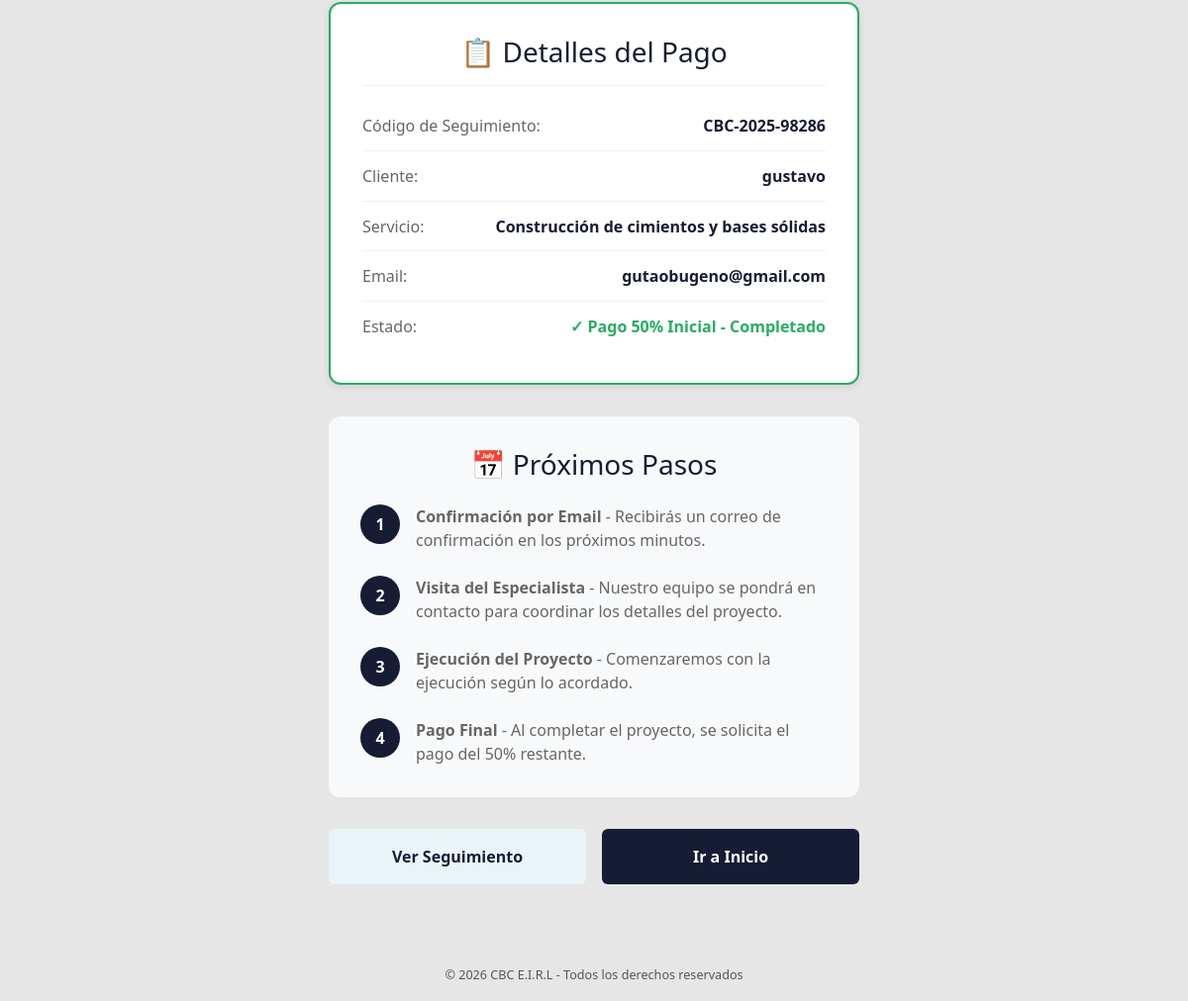
Page /seguimiento/CBC-2025-98286/pago-completado/ (lower part) on the earlier database version.
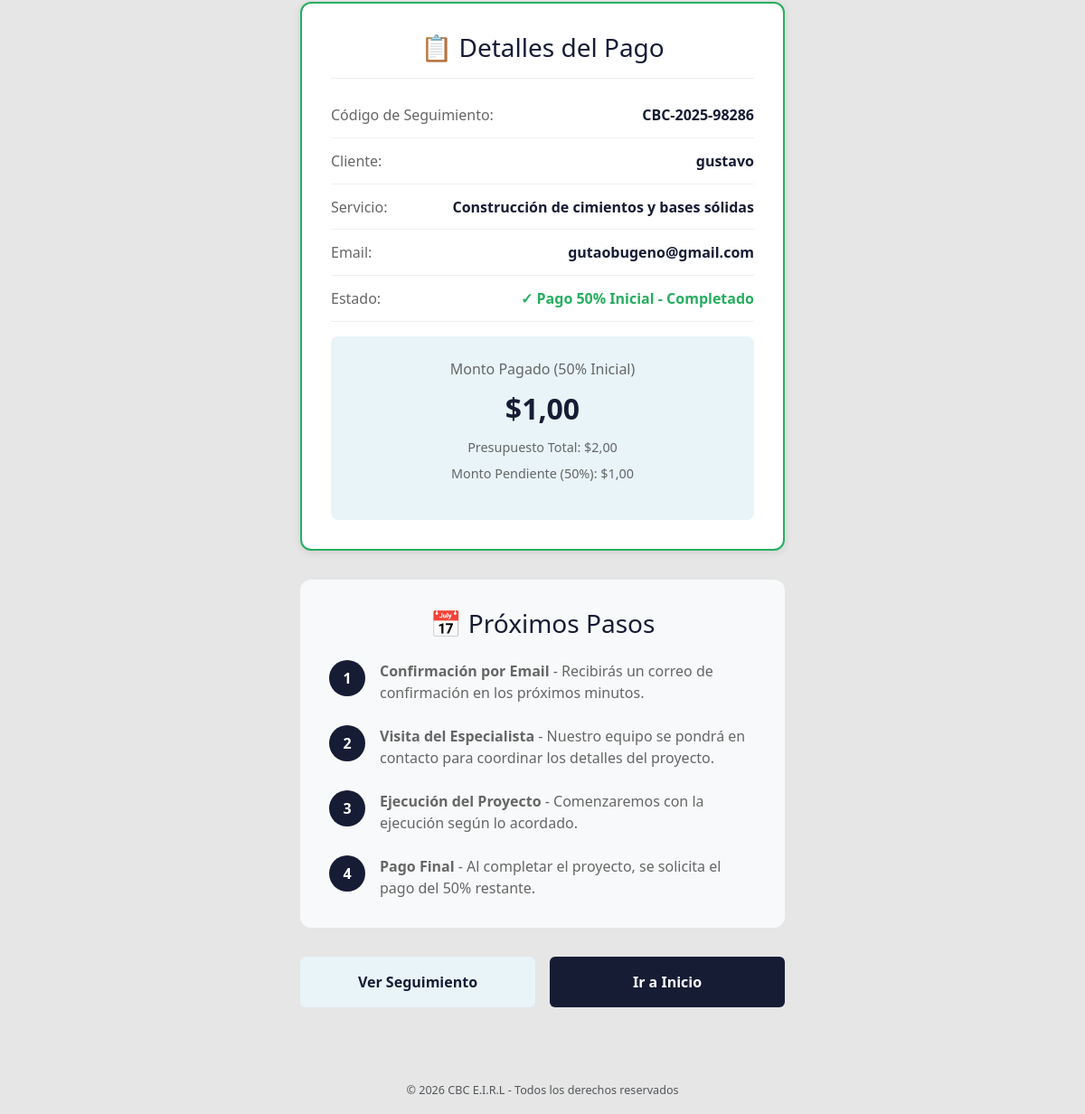
Same page on the later database version.
### core/models.py (models this page shows, shortened)
class Presupuesto(models.Model):
    solicitud = models.OneToOneField(
        SolicitudInformacion,
        on_delete=models.CASCADE,
        related_name='presupuesto'
    )
    archivo = models.FileField(upload_to='presupuestos/', null=True, blank=True)
    fecha = models.DateField(auto_now_add=True)
    total = models.DecimalField(max_digits=12, decimal_places=2, null=True, blank=True)

### core/views.py (the view)
# urls.py: path('seguimiento/<str:codigo>/pago-completado/', views.pago_completado, name='pago_completado'),
def pago_completado(request, codigo):
    solicitud = get_object_or_404(SolicitudInformacion, codigo_seguimiento=codigo)
    presupuesto = getattr(solicitud, 'presupuesto', None)
    monto_inicial = presupuesto.total / 2 if presupuesto and presupuesto.total else 0
    return render(request, "pago_completado.html", {
        "solicitud": solicitud,
        "presupuesto": presupuesto,
        "monto_inicial": monto_inicial
    })

### templates/pago_completado.html (shortened to what this page needs)
{% extends "base.html" %}
{% load static %}
{% block content %}
<div class="confirmation-container">
  <div class="confirmation-card">
    <h3>📋 Detalles del Pago</h3>
    <div class="confirmation-item">
      <span class="confirmation-label">Código de Seguimiento:</span>
      <span class="confirmation-value">{{ solicitud.codigo_seguimiento }}</span>
    </div>
    <div class="confirmation-item">
      <span class="confirmation-label">Cliente:</span>
      <span class="confirmation-value">{{ solicitud.nombre }}</span>
    </div>
    <div class="confirmation-item">
      <span class="confirmation-label">Servicio:</span>
      <span class="confirmation-value">{{ solicitud.servicio.titulo }}</span>
    </div>
    <div class="confirmation-item">
      <span class="confirmation-label">Email:</span>
      <span class="confirmation-value">{{ solicitud.email }}</span>
    </div>
    <div class="confirmation-item">
      <span class="confirmation-label">Estado:</span>
      <span class="confirmation-value" style="color: #27ae60;">
        ✓ Pago 50% Inicial - Completado
      </span>
    </div>
    {% if presupuesto and presupuesto.total %}
    <div class="amount-box">
      <div class="amount-label">Monto Pagado (50% Inicial)</div>
      <div class="amount-value">${{ monto_inicial|floatformat:2 }}</div>
      <p style="color: #666; font-size: 0.9rem; margin-top: 0.5rem; margin-bottom: 0;">
        Presupuesto Total: ${{ presupuesto.total|floatformat:2 }}
      </p>
      <p style="color: #666; font-size: 0.9rem; margin-top: 0.5rem;">
        Monto Pendiente (50%): ${{ monto_inicial|floatformat:2 }}
      </p>
    </div>
    {% endif %}
  </div>
  <div class="next-steps">
    <h3>📅 Próximos Pasos</h3>
    <div class="step-item">
      <div class="step-number">1</div>
      <div class="step-content">
        <p><strong>Confirmación por Email</strong> - Recibirás un correo de confirmación en los próximos minutos.</p>
      </div>
    </div>
    <div class="step-item">
      <div class="step-number">2</div>
      <div class="step-content">
        <p><strong>Visita del Especialista</strong> - Nuestro equipo se pondrá en contacto para coordinar los detalles del proyecto.</p>
      </div>
    </div>
    <div class="step-item">
      <div class="step-number">3</div>
      <div class="step-content">
        <p><strong>Ejecución del Proyecto</strong> - Comenzaremos con la ejecución según lo acordado.</p>
      </div>
    </div>
    <div class="step-item">
      <div class="step-number">4</div>
      <div class="step-content">
        <p><strong>Pago Final</strong> - Al completar el proyecto, se solicita el pago del 50% restante.</p>
      </div>
    </div>
  </div>
  <div class="button-group">
    <a href="{% url 'seguimiento' solicitud.codigo_seguimiento %}" class="btn btn-secondary">
      Ver Seguimiento
    </a>
    <a href="{% url 'inicio' %}" class="btn btn-primary">
      Ir a Inicio
    </a>
  </div>
</div>
{% endblock %}

Differences in the rows shown:
added Presupuesto: total "2,00"
Other differences:
{{ monto_inicial|floatformat:2 }}: (not shown) → "1,00"
text now shown: "Monto Pagado (50% Inicial) $ Presupuesto Total: $ Monto Pendiente (50%): $"
